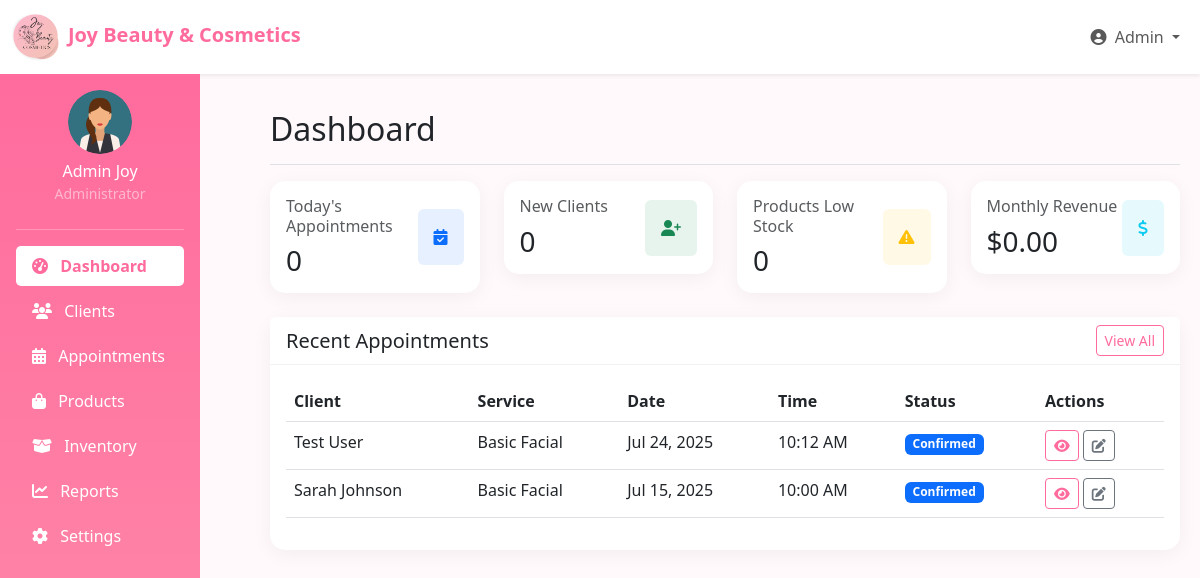
The page /pages/admin/dashboard.php (signed in) on the database as committed earlier.
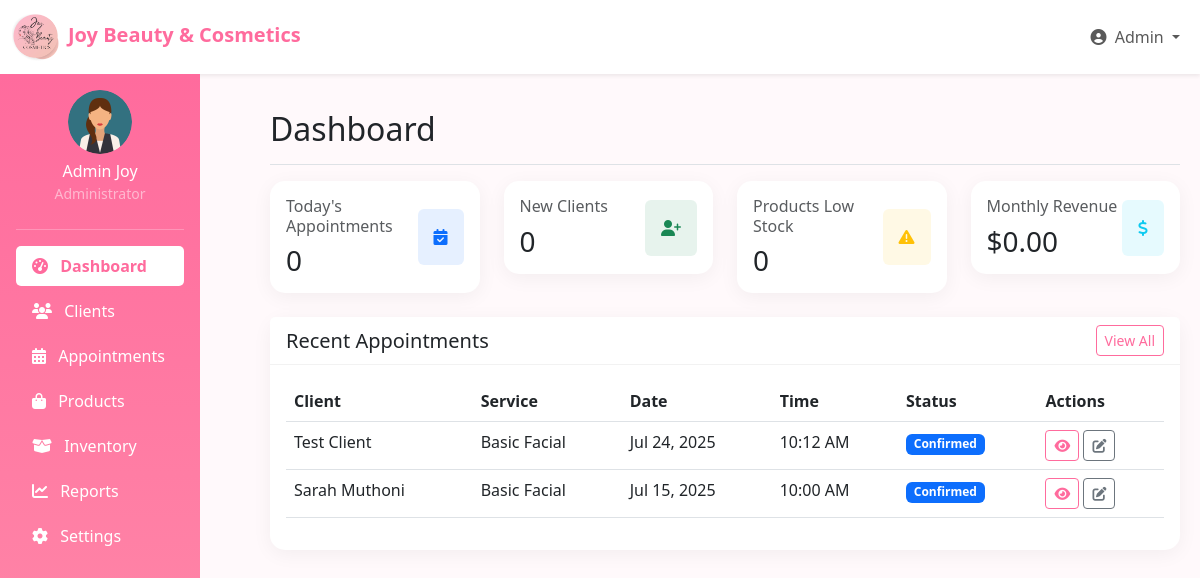
The same page on the database as committed later.
### tables this page shows
CREATE TABLE IF NOT EXISTS `appointments` (
  `appointment_id` int NOT NULL AUTO_INCREMENT,
  `user_id` int NOT NULL,
  `service_id` int NOT NULL,
  `appointment_date` date NOT NULL,
  `start_time` time NOT NULL,
  `end_time` time NOT NULL,
  `status` enum('pending','confirmed','completed','cancelled') DEFAULT 'pending',
  `notes` text,
  `created_at` timestamp NULL DEFAULT CURRENT_TIMESTAMP,
  PRIMARY KEY (`appointment_id`),
  KEY `user_id` (`user_id`),
  KEY `service_id` (`service_id`),
  CONSTRAINT `appointments_ibfk_1` FOREIGN KEY (`user_id`) REFERENCES `users` (`user_id`),
  CONSTRAINT `appointments_ibfk_2` FOREIGN KEY (`service_id`) REFERENCES `services` (`service_id`)
);

CREATE TABLE IF NOT EXISTS `users` (
  `user_id` int NOT NULL AUTO_INCREMENT,
  `first_name` varchar(50) NOT NULL,
  `last_name` varchar(50) NOT NULL,
  `email` varchar(100) NOT NULL,
  `password` varchar(255) NOT NULL,
  `phone` varchar(20) DEFAULT NULL,
  `address` text,
  `user_type` enum('admin','client') NOT NULL DEFAULT 'client',
  `created_at` timestamp NULL DEFAULT CURRENT_TIMESTAMP,
  `updated_at` timestamp NULL DEFAULT CURRENT_TIMESTAMP ON UPDATE CURRENT_TIMESTAMP,
  PRIMARY KEY (`user_id`),
  UNIQUE KEY `email` (`email`)
);

CREATE TABLE IF NOT EXISTS `services` (
  `service_id` int NOT NULL AUTO_INCREMENT,
  `name` varchar(255) NOT NULL,
  `description` text,
  `price` decimal(10,2) NOT NULL,
  `duration_minutes` int DEFAULT NULL,
  `is_active` tinyint(1) DEFAULT '1',
  `created_at` timestamp NULL DEFAULT CURRENT_TIMESTAMP,
  `image_url` varchar(255) DEFAULT NULL,
  PRIMARY KEY (`service_id`)
);

### pages/admin/dashboard.php (the view, shortened to what this page needs)
<?php
require_once '../../backend/config.php';
$activeTab = isset($_GET['tab']) ? sanitizeInput($_GET['tab']) : 'dashboard';
try {
    if ($activeTab === 'dashboard') {
        $stmt = $pdo->prepare("SELECT COUNT(*) FROM appointments WHERE appointment_date = CURDATE()");
        $stmt->execute();
        $todayAppointments = $stmt->fetchColumn();
        $stmt = $pdo->prepare("SELECT COUNT(*) FROM users WHERE user_type = 'client' AND MONTH(created_at) = MONTH(CURDATE())");
        $stmt->execute();
        $newClients = $stmt->fetchColumn();
        $stmt = $pdo->prepare("SELECT COUNT(*) FROM products WHERE stock_quantity < 5");
        $stmt->execute();
        $lowStock = $stmt->fetchColumn();
        $stmt = $pdo->prepare("SELECT SUM(total_amount) FROM sales WHERE MONTH(sale_date) = MONTH(CURDATE())");
        $stmt->execute();
        $monthlyRevenue = $stmt->fetchColumn() ?? 0;
        $stmt = $pdo->prepare("SELECT a.*, u.first_name, u.last_name, s.name as service_name
                              FROM appointments a
                              JOIN users u ON a.user_id = u.user_id
                              JOIN services s ON a.service_id = s.service_id
                              ORDER BY a.appointment_date DESC, a.start_time DESC
                              LIMIT 5");
        $stmt->execute();
        $recentAppointments = $stmt->fetchAll();
    }
} catch(PDOException $e) {
    $error = "Database error: " . $e->getMessage();
}
?>
<!DOCTYPE html>
<html lang="en">
<head>
    <link rel="stylesheet" href="https://cdnjs.cloudflare.com/ajax/libs/font-awesome/6.4.0/css/all.min.css">
    <link href="https://cdn.jsdelivr.net/npm/bootstrap@5.3.0/dist/css/bootstrap.min.css" rel="stylesheet">
</head>
<body>
    <nav class="navbar navbar-expand-lg navbar-light bg-white shadow-sm">
        <div class="container-fluid">
            <a class="navbar-brand" href="#">
                <img src="../../images/logo.png" alt="Logo" style="width:48px; object-fit:contain; margin-right:8px; vertical-align:middle;">Joy Beauty & Cosmetics
            </a>
            <div class="collapse navbar-collapse" id="navbarNav">
                <ul class="navbar-nav ms-auto">
                    <li class="nav-item dropdown">
                        <a class="nav-link dropdown-toggle" href="#" id="navbarDropdown" role="button" data-bs-toggle="dropdown">
                            <i class="fas fa-user-circle me-1"></i> <?php echo $_SESSION['first_name']; ?>
                        </a>
                    </li>
                </ul>
            </div>
        </div>
    </nav>
    <div class="sidebar col-md-3 col-lg-2 d-md-block p-3">
        <div class="text-center mb-4">
            <img src="../../images/user.png" width="64" class="rounded-circle mb-2" alt="Profile">
            <h6 class="mb-0"><?php echo $_SESSION['first_name'] . ' ' . $_SESSION['last_name']; ?></h6>
            <small class="text-white-50">Administrator</small>
        </div>
        <hr class="bg-white">
        <ul class="nav flex-column">
            <li class="nav-item">
                <a class="nav-link <?php echo $activeTab === 'dashboard' ? 'active' : ''; ?>" href="?tab=dashboard">
                    <i class="fas fa-tachometer-alt me-2"></i> Dashboard
                </a>
            </li>
            <li class="nav-item">
                <a class="nav-link <?php echo $activeTab === 'clients' ? 'active' : ''; ?>" href="?tab=clients">
                    <i class="fas fa-users me-2"></i> Clients
                </a>
            </li>
            <li class="nav-item">
                <a class="nav-link <?php echo $activeTab === 'appointments' ? 'active' : ''; ?>" href="?tab=appointments">
                    <i class="fas fa-calendar-alt me-2"></i> Appointments
                </a>
            </li>
            <li class="nav-item">
                <a class="nav-link <?php echo $activeTab === 'products' ? 'active' : ''; ?>" href="?tab=products">
                    <i class="fas fa-shopping-bag me-2"></i> Products
                </a>
            </li>
            <li class="nav-item">
                <a class="nav-link <?php echo $activeTab === 'inventory' ? 'active' : ''; ?>" href="?tab=inventory">
                    <i class="fas fa-box-open me-2"></i> Inventory
                </a>
            </li>
            <li class="nav-item">
                <a class="nav-link <?php echo $activeTab === 'reports' ? 'active' : ''; ?>" href="?tab=reports">
                    <i class="fas fa-chart-line me-2"></i> Reports
                </a>
            </li>
            <li class="nav-item">
                <a class="nav-link <?php echo $activeTab === 'settings' ? 'active' : ''; ?>" href="?tab=settings">
                    <i class="fas fa-cog me-2"></i> Settings
                </a>
            </li>
        </ul>
    </div>
    <main class="main-content">
        <?php if ($activeTab === 'dashboard'): ?>
        <div class="d-flex justify-content-between flex-wrap flex-md-nowrap align-items-center pt-3 pb-2 mb-3 border-bottom">
            <h1 class="h2">Dashboard</h1>
        </div>
        <div class="row mb-4">
            <div class="col-md-3">
                <div class="card">
                    <div class="card-body">
                        <div class="d-flex justify-content-between align-items-center">
                            <div>
                                <h6 class="text-muted mb-2">Today's Appointments</h6>
                                <h3 class="mb-0"><?php echo $todayAppointments; ?></h3>
                            </div>
                            <div class="bg-primary bg-opacity-10 p-3 rounded">
                                <i class="fas fa-calendar-check text-primary"></i>
                            </div>
                        </div>
                    </div>
                </div>
            </div>
            <div class="col-md-3">
                <div class="card">
                    <div class="card-body">
                        <div class="d-flex justify-content-between align-items-center">
                            <div>
                                <h6 class="text-muted mb-2">New Clients</h6>
                                <h3 class="mb-0"><?php echo $newClients; ?></h3>
                            </div>
                            <div class="bg-success bg-opacity-10 p-3 rounded">
                                <i class="fas fa-user-plus text-success"></i>
                            </div>
                        </div>
                    </div>
                </div>
            </div>
            <div class="col-md-3">
                <div class="card">
                    <div class="card-body">
                        <div class="d-flex justify-content-between align-items-center">
                            <div>
                                <h6 class="text-muted mb-2">Products Low Stock</h6>
                                <h3 class="mb-0"><?php echo $lowStock; ?></h3>
                            </div>
                            <div class="bg-warning bg-opacity-10 p-3 rounded">
                                <i class="fas fa-exclamation-triangle text-warning"></i>
                            </div>
                        </div>
                    </div>
                </div>
            </div>
            <div class="col-md-3">
                <div class="card">
                    <div class="card-body">
                        <div class="d-flex justify-content-between align-items-center">
                            <div>
                                <h6 class="text-muted mb-2">Monthly Revenue</h6>
                                <h3 class="mb-0">$<?php echo number_format($monthlyRevenue, 2); ?></h3>
                            </div>
                            <div class="bg-info bg-opacity-10 p-3 rounded">
                                <i class="fas fa-dollar-sign text-info"></i>
                            </div>
                        </div>
                    </div>
                </div>
            </div>
        </div>
        <div class="card mb-4">
            <div class="card-header">
                <div class="d-flex justify-content-between align-items-center">
                    <h5 class="mb-0">Recent Appointments</h5>
                    <a href="?tab=appointments" class="btn btn-sm btn-outline-primary">View All</a>
                </div>
            </div>
            <div class="card-body">
                <div class="table-responsive">
                    <table class="table table-hover">
                        <thead>
                            <tr>
                                <th>Client</th>
                                <th>Service</th>
                                <th>Date</th>
                                <th>Time</th>
                                <th>Status</th>
                                <th>Actions</th>
                            </tr>
                        </thead>
                        <tbody>
                            <?php foreach ($recentAppointments as $appointment): ?>
                            <tr>
                                <td><?php echo $appointment['first_name'] . ' ' . $appointment['last_name']; ?></td>
                                <td><?php echo $appointment['service_name']; ?></td>
                                <td><?php echo date('M j, Y', strtotime($appointment['appointment_date'])); ?></td>
                                <td><?php echo date('g:i A', strtotime($appointment['start_time'])); ?></td>
                                <td>
                                    <span class="badge badge-<?php echo strtolower($appointment['status']); ?>">
                                        <?php echo ucfirst($appointment['status']); ?>
                                    </span>
                                </td>
                                <td>
                                    <a href="?tab=appointments&edit=<?php echo $appointment['appointment_id']; ?>" class="btn btn-sm btn-outline-primary"><i class="fas fa-eye"></i></a>
                                    <a href="?tab=appointments&edit=<?php echo $appointment['appointment_id']; ?>" class="btn btn-sm btn-outline-secondary"><i class="fas fa-edit"></i></a>
                                </td>
                            </tr>
                            <?php endforeach; ?>
                        </tbody>
                    </table>
                </div>
            </div>
        </div>
        <?php endif; ?>
    </main>
</body>
</html>

### pages/admin/dashboard.php (style rules this page uses)
:root { --primary-color: #ff6b9d; --secondary-color: #ffd6e5; --dark-color: #333; --light-color: #f8f9fa; }
body { font-family: 'Segoe UI', Tahoma, Geneva, Verdana, sans-serif; background-color: #fff9fb; }
.navbar-brand { font-weight: 700; color: var(--primary-color) !important; }
.sidebar { background: linear-gradient(180deg, #ff6b9d, #ff8fab); color: white; height: 100vh; position: fixed; }
.sidebar .nav-link { color: white; margin-bottom: 5px; border-radius: 5px; }
.sidebar .nav-link.active { background-color: white; color: var(--primary-color) !important; font-weight: 600; }
.main-content { margin-left: 250px; padding: 20px; }
.card { border-radius: 15px; border: none; box-shadow: 0 4px 20px rgba(0, 0, 0, 0.05); }
.card-header { background-color: white; border-bottom: 1px solid rgba(0, 0, 0, 0.05); font-weight: 600; }
.btn-outline-primary { color: var(--primary-color); border-color: var(--primary-color); }
.badge-confirmed { background-color: #0d6efd; }

Rows that differ between the two databases and show on the page:
changed through a linked row, appointments "10:12 AM": user.last_name "User" → "Client"
changed through a linked row, appointments "10:00 AM": user.last_name "Johnson" → "Muthoni"
